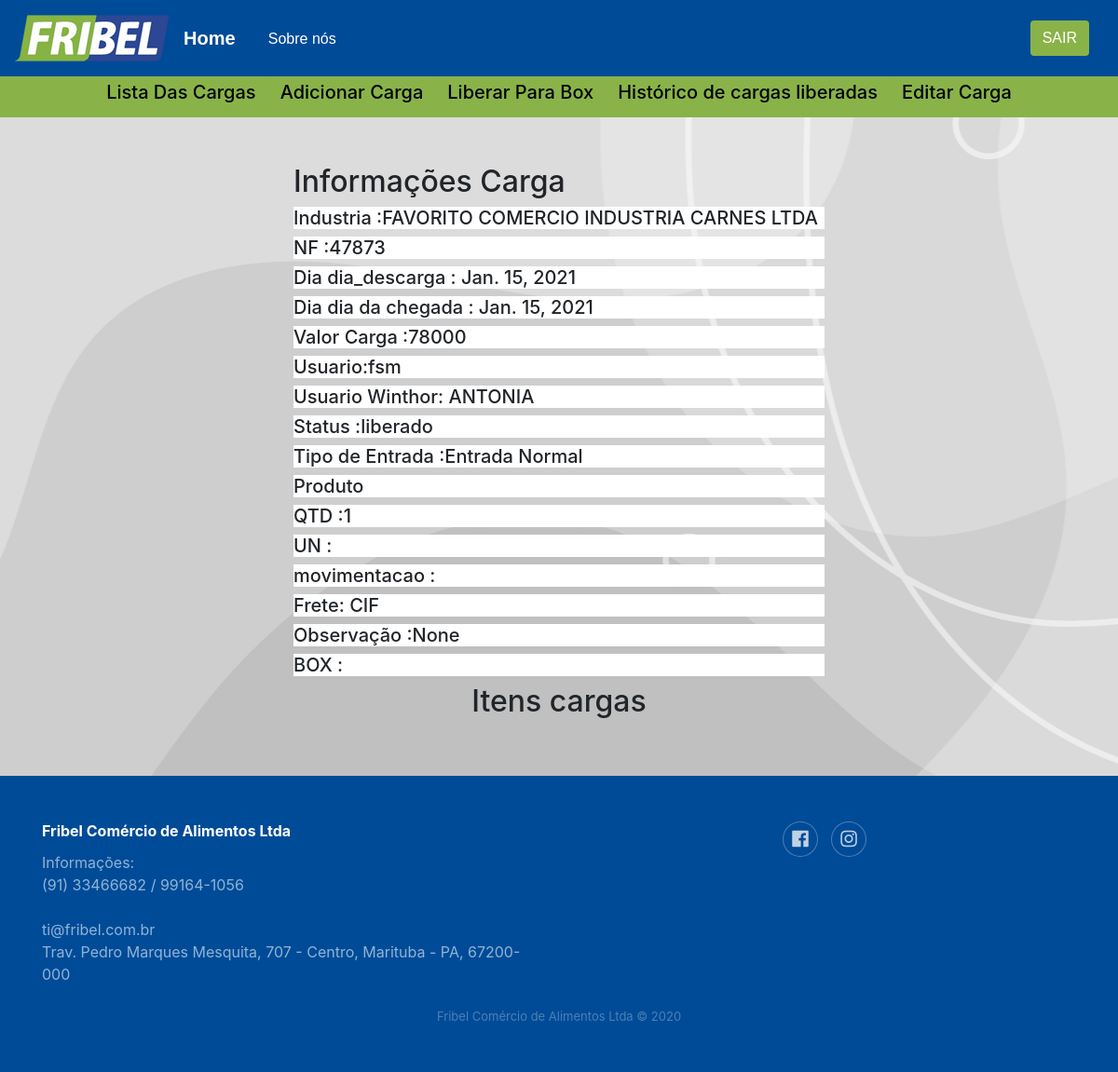
Screenshot of /acompanhamento/informacoes_cargas/42 (signed in) with the database file from the repository.
### core/models.py (models this page shows, shortened)
class Carga(models.Model):
    STATUS = (
        ('liberado', 'Liberado'),
        ('aguardando', 'Aguardando')
    )
    dia_chegada = models.DateField('Dia da chegada',blank=True)
    numero_nf = models.CharField('Numero NF', max_length=45)
    industria = models.CharField('Industria', max_length=40)
    dia_descarga = models.DateField('Dia da descarga')
    user_ERP = models.CharField(max_length=30, blank=True)
    user = models.ForeignKey(User, on_delete=models.CASCADE)
    status = models.CharField('Status', max_length=15, choices=STATUS)
    tipo_entrada = models.CharField(max_length=20, blank=True)
    Produto = models.CharField(max_length=40, blank=True)
    QTD = models.CharField(max_length=10, blank=True)
    UN = models.CharField(max_length=12, blank=True)
    movimentacao = models.CharField(max_length=20, blank=True)
    frete = models.CharField(max_length=10, blank=True)
    observacao = models.CharField(max_length=500, blank=True)
    box = models.CharField('Box', max_length=20, blank=True)
    valor_carga = models.CharField(max_length=12, blank=True)
    numero_transacao = models.CharField(max_length=10, blank=True)
    created_at = models.DateTimeField(auto_now_add=True)
    update_at = models.DateTimeField(auto_now=True)
    finalizada = models.BooleanField(default=False)
    is_ERP=models.BooleanField(default=False)

### core/views.py (the view)
# urls.py: path('acompanhamento/informacoes_cargas/<str:id>', views.informacoes_cargas),
def informacoes_cargas(request,id):
    itens_carga=[]
    carga=Carga.objects.get(pk=id)
    ids=get_inf_carga_erp(request,carga)
    print('------>id',ids)
    for i in ids:
        itens_carga.append(Itens_carga.objects.get(id=i))
    user = return_usuario(request)
    return render(request, 'core/informacoes_cargas.html',{'carga':carga,'user':user,'itens_carga':itens_carga})

### core/conection_bd.py (called while the page is built)
def conexao_bd():
    connection = cx_Oracle.connect("FRIBEL", "FG2hu3DV4T",
                                   "(DESCRIPTION =(ADDRESS_LIST =(ADDRESS = \
                                    (PROTOCOL = TCP)(HOST = 192.168.0.150) \
                                    (PORT = 1521))) \
                                    (CONNECT_DATA =(SID = WINT)))")
    return(connection)

### core/views.py (called while the page is built, shortened)
def return_usuario(request):
    if request.user.is_authenticated:
        id_user = request.user.id
    usuario = User.objects.get(pk=id_user)
    return(usuario)

def get_inf_carga_erp(request,carga):
    ids=[]
    if carga.is_ERP == True and len(Itens_carga.objects.filter(carga__numero_transacao=carga.numero_transacao))==0 :
        inf_cargas = inf_carga_erp(carga.numero_nf)
        itens_carga=Itens_carga.objects.filter(carga__numero_transacao=carga.numero_transacao)
        for item in itens_carga:
            print('teste')
            ids.append(int(re.sub('[^0-9]','',str(item))))
            print('------------->',int(re.sub('[^0-9]','',str(item))))
        return(ids)
    else:
        itens_carga=Itens_carga.objects.filter(carga__numero_transacao=carga.numero_transacao)
        for item in itens_carga:
            ids.append(int(re.sub('[^0-9]','',str(item))))
            print('------------->',int(re.sub('[^0-9]','',str(item))))
        return(ids)

### core/templates/core/informacoes_cargas.html (shortened to what this page needs)
{% extends 'base.html' %}
{% block content %}
    <div class="container col-6">
        <div><h2>Informações Carga</h2></div>
            <h5 class= "inf_carga">Industria :{{carga.industria}}</h5>
            <h5 class= "inf_carga">NF  :{{carga.numero_nf}}</h5>
            <h5 class= "inf_carga">Dia dia_descarga    : {{carga.dia_descarga}}</h5>
            <h5 class= "inf_carga">Dia dia da chegada  : {{carga.dia_chegada}}</h5>
            <h5 class= "inf_carga">Valor Carga  :{{carga.valor_carga}} </h5>
            <h5 class= "inf_carga">Usuario:{{carga.user}} </h5>
            <h5 class= "inf_carga">Usuario Winthor: {{carga.user_ERP}}</h5>
            <h5 class= "inf_carga">Status  :{{carga.status}} </h5>
            <h5 class= "inf_carga">Tipo de Entrada  :{{carga.tipo_entrada}} </h5>
            <h5 class= "inf_carga">Produto {{carga.Produto}} </h5>
            <h5 class= "inf_carga">QTD  :{{carga.QTD}} </h5>
            <h5 class= "inf_carga">UN  :{{carga.UN}} </h5>
            <h5 class= "inf_carga">movimentacao  :{{carga.movimentacao}}</h5>
            <h5 class= "inf_carga">Frete:  {{carga.frete}}</h5>
            <h5 class= "inf_carga">Observação  :{{carga.observacao}}</h5>
            <h5 class= "inf_carga">BOX  :{{carga.box}}</h5>
    </div>
        <div style="text-align: center;"><h2>Itens cargas</h2></div>
{% endblock %}

### core/static/css/styles.css (style rules this page uses)
body { background: url("/static/imagens/fundo.jpg") no-repeat center top fixed; }
h5.inf_carga { background-color:white; }

### rows the page displays
Carga: industria "FAVORITO COMERCIO INDUSTRIA CARNES LTDA", numero_nf "47873", dia_descarga "Jan. 15, 2021", dia_chegada "Jan. 15, 2021", valor_carga "78000", user "fsm", user_ERP "ANTONIA", status "liberado", tipo_entrada "Entrada Normal", QTD "1", frete "CIF", observacao "None"
